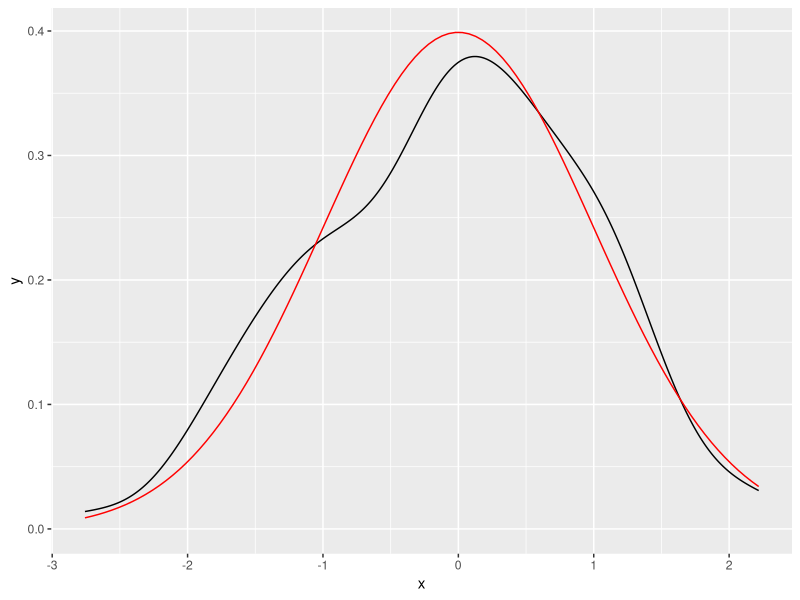
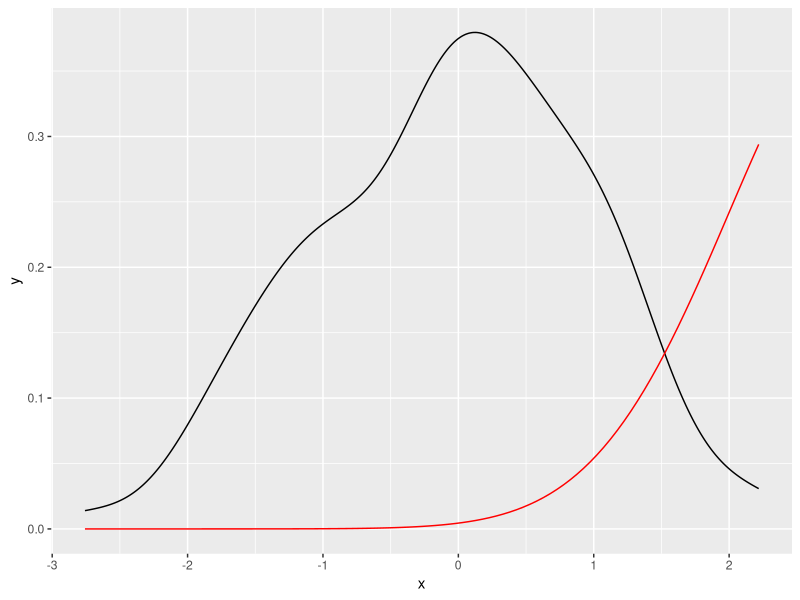
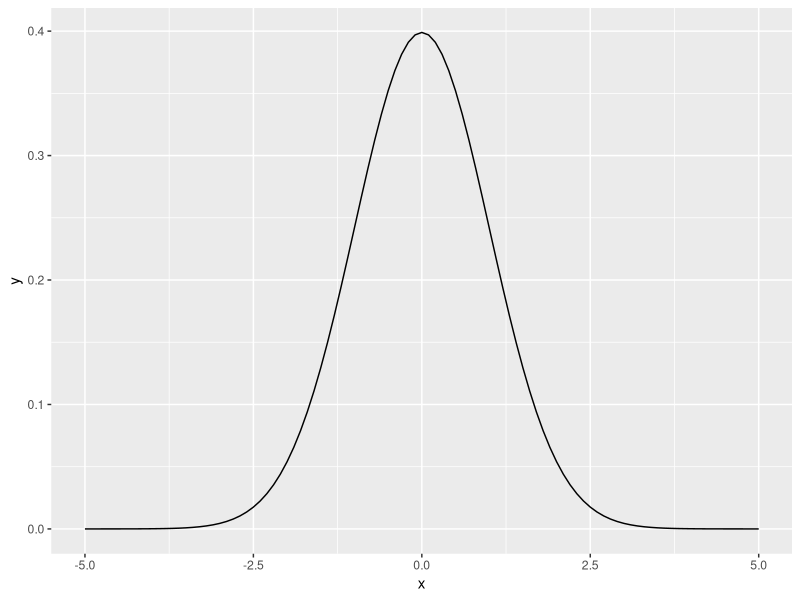
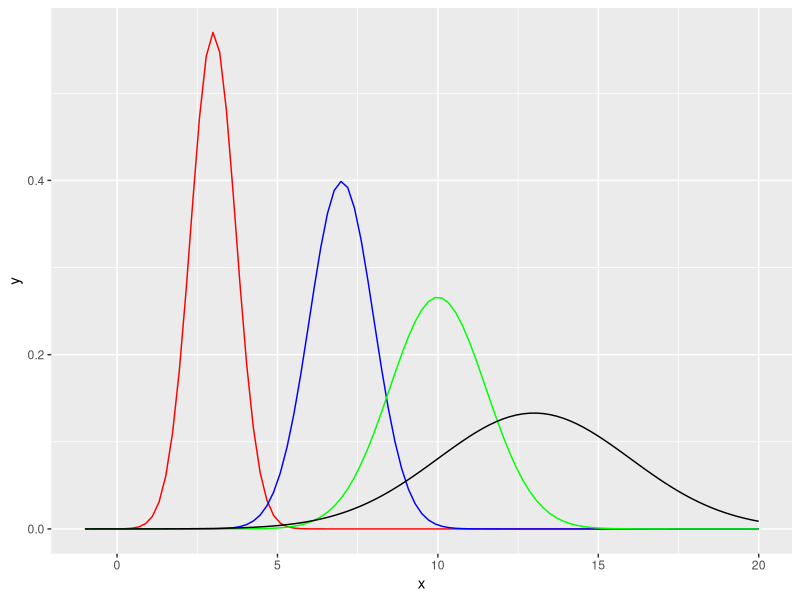
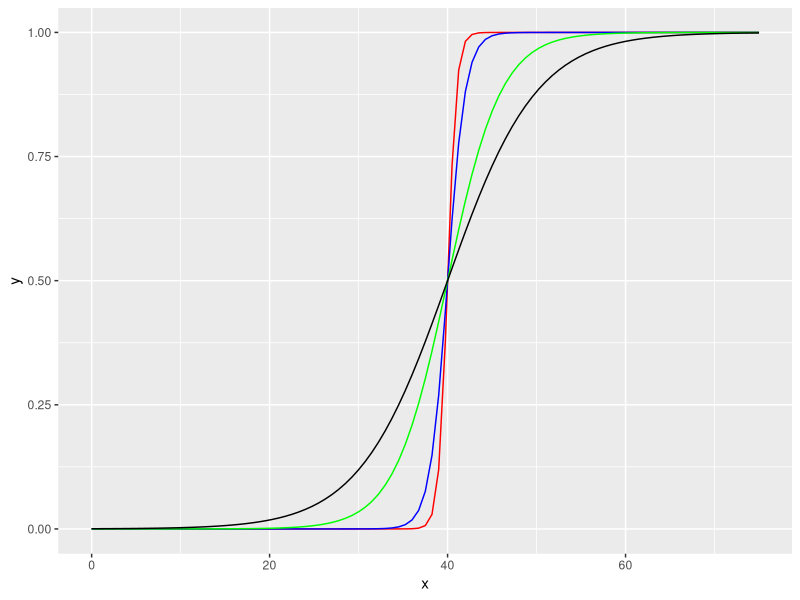
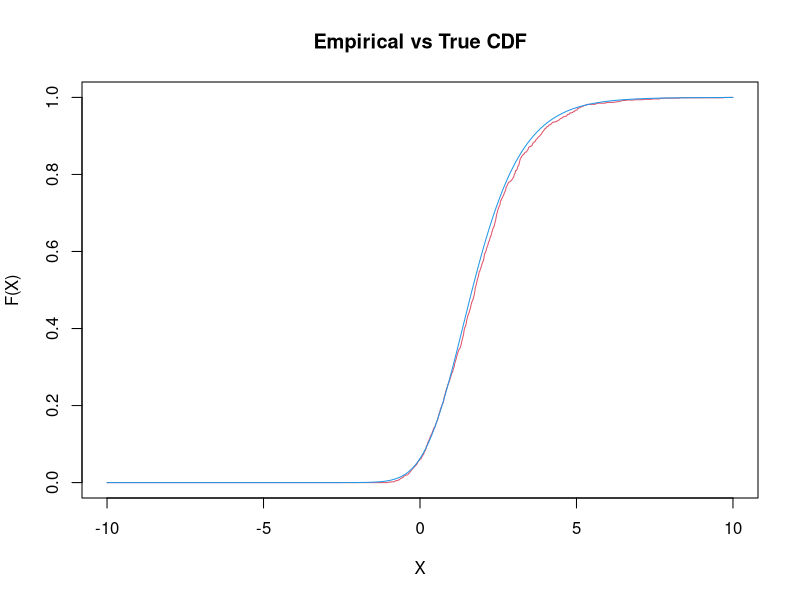

The R source for these figures, in order:
library(ggplot2)
?stat_function


set.seed(1492)
df <- data.frame(
  x = rnorm(100))
x <- df$x

base <- ggplot(df, aes(x)) + geom_density()
base + stat_function(fun = dnorm, colour = "red")
base + stat_function(fun = dnorm, colour = "red", args = list(mean = 3))

# Plot functions without data
# Examples adapted from Kohske Takahashi

# Plot a normal curve
ggplot(data.frame(x = c(-5, 5)), aes(x)) + stat_function(fun = dnorm)

# To specify a different mean or sd, use the args parameter to supply new values
myplot <- ggplot(data.frame(x = c(-1, 20)), aes(x)) +
  stat_function(fun = dnorm, args = list(mean = 3, sd = .7),colour = "red") +
  stat_function(fun = dnorm, args = list(mean = 7, sd = 1),colour = "blue") + 
  stat_function(fun = dnorm, args = list(mean = 10, sd = 1.5),colour = "green") +
  stat_function(fun = dnorm, args = list(mean = 13, sd = 3),colour = "black")
plot(myplot)



myplot2 <- ggplot(data.frame(x = c(0,75)), aes(x)) +
  stat_function(fun = plogis, args = list(0.5, location = 40),colour = "red") +
  stat_function(fun = plogis, args = list(1, location = 40),colour = "blue")  +
  stat_function(fun = plogis, args = list(3, location = 40),colour = "green") +
  stat_function(fun = plogis, args = list(5, location = 40),colour = "black") 


plot(myplot2)


# generate n samples from the skew logistic
# distribution with parameter Theta

r.skewlog <- function(n, Theta)
{
  U <- runif(n)
  return( -log( (1/U)^(1/Theta) - 1) )
}
X <- r.skewlog(1000, 4)

# empirical CDF
v <- seq(-10, 10, length=1000)
emp.cdf <- rep(0, 1000)
for(i in 1:1000) emp.cdf[i] <- mean(X <= v[i])

# true CDF
true.cdf <- (1 + exp(-v))^(-4)

plot(v, emp.cdf, xlab="X", ylab="F(X)", main="Empirical vs True CDF", col=2,type="l")
lines(v,true.cdf,col=4)



